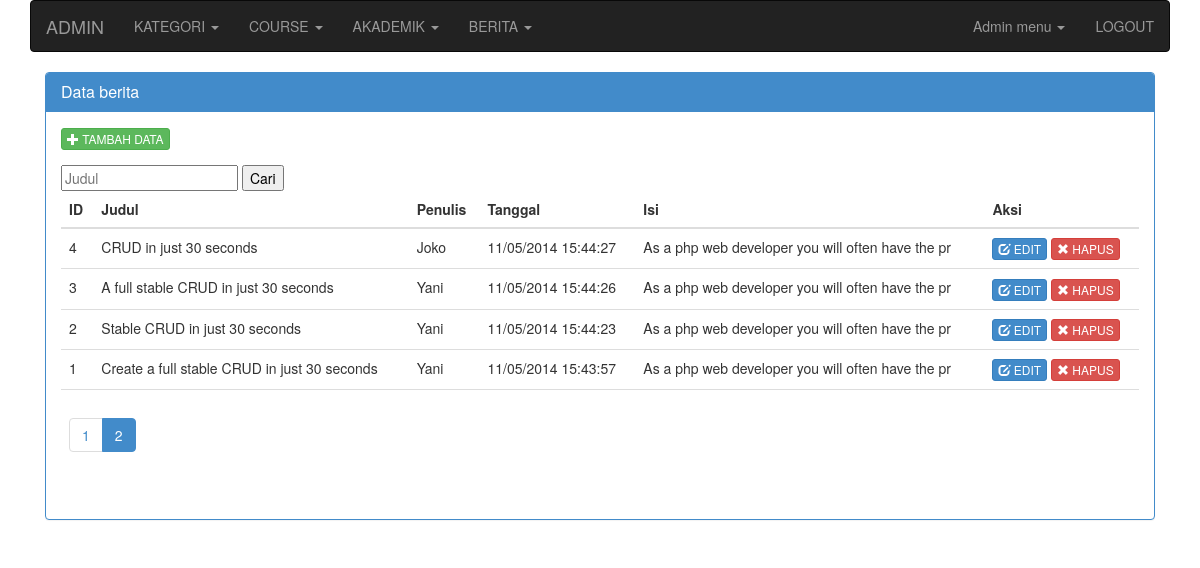
/admin.php?mod=berita&page=2&ipp=10 (signed in), run on the app's committed database.
### tables this page shows
CREATE TABLE IF NOT EXISTS `berita` (
  `berita_id` int(11) unsigned NOT NULL AUTO_INCREMENT,
  `berita_judul` varchar(255) DEFAULT NULL,
  `berita_tanggal` datetime DEFAULT NULL,
  `berita_author` int(11) DEFAULT NULL,
  `berita_isi` text,
  `berita_gambar` varchar(255) DEFAULT NULL,
  `berita_aktif` tinyint(2) DEFAULT NULL,
  PRIMARY KEY (`berita_id`)
);

### includes/fungsi.db.php (called while the page is built, shortened)
<?php
function NumRows( $query = "" )
{
	$execute = mysql_query($query);
	return mysql_num_rows($execute);
}
function GetAll( $query = "" )
{
	$arr_data = array();
	$execute = mysql_query($query) or die( mysql_error() );
	if( $execute ){
		$num_rows = NumRows($query);
		if( $num_rows > 0 ){
			while($data = mysql_fetch_array($execute)){
				$arr_data[] = $data;
			}
		}
	}
	return $arr_data;
}

### modules/berita/admin/action_berita.php (called while the page is built, shortened)
<?php
$search = " WHERE 1 ";
$inlogin = "";
$query = "SELECT * FROM berita $search $inlogin ORDER BY berita_id DESC";
$paging = new Pagination($query,10);
$result = $paging->Result();
$link = $paging->Link();
$r_dosen = array();
$dosen = GetAll("SELECT * FROM dosen");
foreach((array)$dosen as $dos){
	$r_dosen[$dos['dosen_id']] = $dos['dosen_nama'];
}

### modules/berita/admin/berita.php (the view, shortened to what this page needs)
<div class="col-md-12" id="content-container">
<div class="panel panel-primary">
    <div class="panel-heading"><h3 class="panel-title">Data berita</h3></div>
    <div class="panel-body">
            <div class="row clearfix">
            <div class="col-md-12 column" id="post">
            	<div class="text-left" style="margin-bottom:15px;"><?=link_tambah("admin.php?mod=berita&act=add_berita")?></div>
            	<div class="table-responsive">
                <form method="get" action="">
                    <input type="text" name="judul" placeholder="Judul" /> <input type="submit" name="s" value="Cari">
                </form>
            	<table class="table">
					<thead>
                    	<tr>
                        	<th>ID</th>
                            <th>Judul</th>
                            <th>Penulis</th>
                            <th>Tanggal</th>
                            <th>Isi</th>
                            <th>Aksi</th>
                        </tr>
                    </thead>
                    <tbody>
						<?php
                        if( $num_rows > 0 )
                        {
                            foreach($result as $row)
                            {
                         ?>
                         		<tr>
                                	<td><?=$row['berita_id']?></td>
                                    <td><?=$row['berita_judul']?></td>
                                    <td><?=$r_dosen[$row['berita_author']]?></td>
                                    <td><?=tgl_indonesia($row['berita_tanggal'])?></td>
                                    <td><?=substr( strip_tags($row['berita_isi']),0,50)?></td>
                                    <td>
										<?=link_edit("admin.php?mod=berita&act=edit_berita&id=".$row['berita_id'])?>
                                        <?=link_hapus("admin.php?mod=berita&delete=yes&id=".$row['berita_id'])?>
                                    </td>
                                </tr>
                        <?php
                            }
                        }else{
						?>
                        	<tr>
                            	<td colspan="7" align="center"><em>Tidak ada data</em></td>
                            </tr>
                        <?php
						}
                        ?>
                    </tbody>
                    <tfoot>
                    	<tr>
                        	<td colspan="7"><?php echo $link; ?></td>
                        </tr>
                    </tfoot>
            	</table>
            	</div>
            </div>
            </div>
    </div>
</div>
</div>

### includes/fungsi.web.php (shortened to what this page needs)
<?php
function link_edit($url, $attr = "" )
{
	$str = "<a href=\"$url\" class=\"btn btn-primary btn-xs\" $attr>
			<i class=\"glyphicon glyphicon-edit\"></i> EDIT</a>";
	return $str;
}
function link_hapus($url, $attr = "" )
{
	$confirm = " onclick=\"return confirm('Apakah Anda yakin akan menghapus data ini?');\"";
	$str = "<a href=\"$url\" class=\"btn btn-danger btn-xs\" $confirm $attr>
			<i class=\"glyphicon glyphicon-remove\"></i> HAPUS</a>";
	return $str;
}
function link_tambah($url="",$title="Tambah data", $attr = "")
{
	$title = strtoupper($title);
	$str = "<a href=\"$url\" class=\"btn btn-success btn-xs\" $attr>
			<i class=\"glyphicon glyphicon-plus\"></i> $title</a>";
	return $str;
}
function tgl_indonesia($tgl)
{
	$tanggal = substr($tgl,8,2);
	$bulan = substr($tgl,5,2);
	$tahun = substr($tgl,0,4);
	$jam = substr($tgl,11,8);
	return "$tanggal/$bulan/$tahun $jam";
}

### data on the page
berita: berita_id "4", berita_judul "CRUD in just 30 seconds", berita_author "Joko", berita_tanggal "11/05/2014 15:44:27", berita_isi "As a php web developer you will often have the pr"
berita: berita_id "3", berita_judul "A full stable CRUD in just 30 seconds", berita_author "Yani", berita_tanggal "11/05/2014 15:44:26", berita_isi "As a php web developer you will often have the pr"
berita: berita_id "2", berita_judul "Stable CRUD in just 30 seconds", berita_author "Yani", berita_tanggal "11/05/2014 15:44:23", berita_isi "As a php web developer you will often have the pr"
berita: berita_id "1", berita_judul "Create a full stable CRUD in just 30 seconds", berita_author "Yani", berita_tanggal "11/05/2014 15:43:57", berita_isi "As a php web developer you will often have the pr"

### other printed values
$title "KATEGORI"
$title "COURSE"
$title "AKADEMIK"
$title "BERITA"
$title "TAMBAH DATA"
